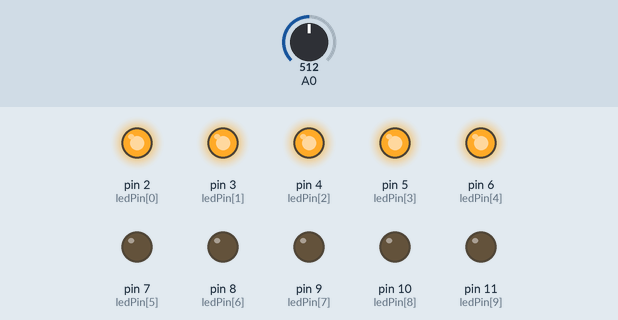
Bench run of a sketch on a simulated Arduino Mega 2560, built with avr-gcc and run on an emulated ATmega2560. Shown: output pins drawn as LEDs (lit = HIGH). Inputs (shaded band) come from the test bench; at power-on: A0 = 512.

Above: at 1.2 s.
1.3 s: A0 set to 603
2.8 s: A0 set to 627
At 3.7 s:
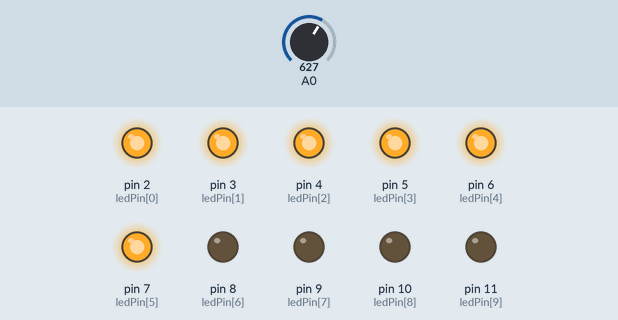
4.3 s: A0 set to 511
At 4.8 s:
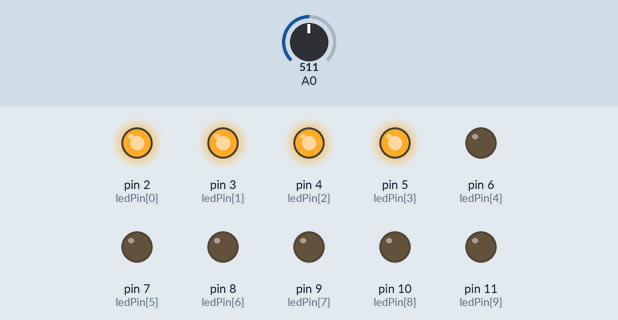
5.8 s: A0 set to 417
7.3 s: A0 set to 392
At 8.3 s:
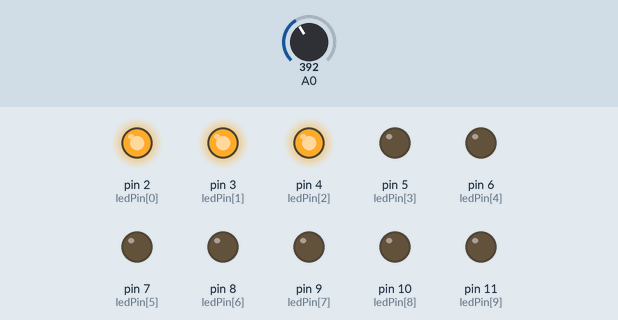
8.8 s: A0 set to 716
At 9.4 s:
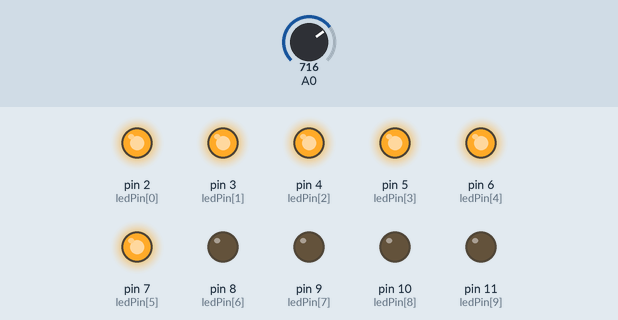
Timing chart, 0 to 11.3 s (numbered marks = the images above; inputs shaded):
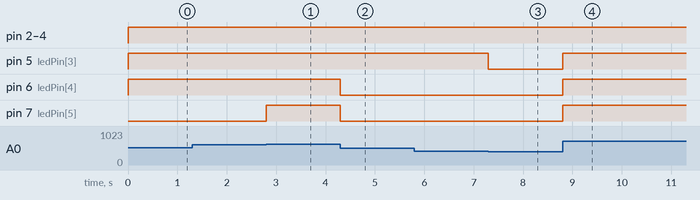

Measured:
- the behaviour switches between 613 and 614 on A0 (found by bisection; images 0 and 1)
- the behaviour switches between 410 and 409 on A0 (found by bisection; images 2 and 3)
- after the input at 1.3 s, every drawn part: stays the same
- after the input at 2.8 s, pin 7 (ledPin[5]): LOW → HIGH at once
- after the input at 4.3 s, pin 6 (ledPin[4]), pin 7 (ledPin[5]): HIGH → LOW at once
- after the input at 5.8 s, every drawn part: stays the same
- after the input at 7.3 s, pin 5 (ledPin[3]): HIGH → LOW at once
- after the input at 8.8 s, pin 5 (ledPin[3]), pin 6 (ledPin[4]), pin 7 (ledPin[5]): LOW → HIGH at once

The sketch:

LedBarGraph.ino
```cpp
/*
 * LedBarGraph.ino
 *http://arduino.cc/en/Tutorial/BarGraph
 * Created: 7/16/2014 7:05:56 AM
 * Author: MIR
 */

#include <LiquidCrystal/LiquidCrystal.h>

int ledPin[]={2,3,4,5,6,7,8,9,10,11};
const int ledPinCount=10;
void setup()
{
	for (int i=0;i<ledPinCount;i++)
	{
		pinMode(ledPin[i],OUTPUT);
	}
}

void loop()
{
	int sensorReading=analogRead(A0);
	int output=map(sensorReading,0,1023,0,ledPinCount);
	for (int i=0;i<ledPinCount;i++)
	{
		if (i<output)
		{
			digitalWrite(ledPin[i],HIGH);
		}
		else
		{
			digitalWrite(ledPin[i],LOW);
		}

	}
}
```
